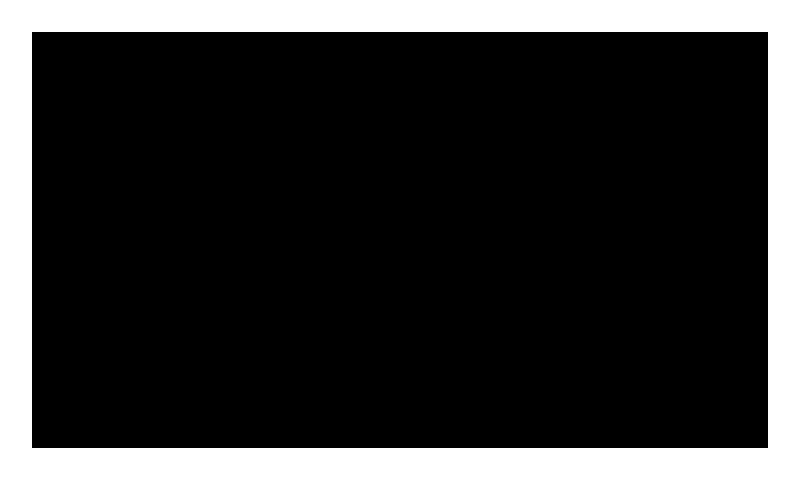

Below is a game level as drawn by its tile map, then a one-line description and the .tmx file that defines it, in full:
An orthogonal 25x15 tile map with 32x32 px tiles, 1 tile layer (Map).

<map version="1.0" orientation="orthogonal" renderorder="right-down" width="25" height="15" tilewidth="32" tileheight="32" nextobjectid="14">
 <tileset firstgid="1" name="Tileset" tilewidth="32" tileheight="32" tilecount="18">
  <image source="gfx/Tileset.png" width="192" height="96" />
 </tileset>
 <layer name="Map" width="25" height="15">
  <data>
   <tile gid="1" />
   <tile gid="1" />
   <tile gid="1" />
   <tile gid="1" />
   <tile gid="1" />
   <tile gid="1" />
   <tile gid="1" />
   <tile gid="1" />
   <tile gid="1" />
   <tile gid="1" />
   <tile gid="1" />
   <tile gid="1" />
   <tile gid="1" />
   <tile gid="1" />
   <tile gid="1" />
   <tile gid="1" />
   <tile gid="1" />
   <tile gid="1" />
   <tile gid="1" />
   <tile gid="1" />
   <tile gid="1" />
   <tile gid="1" />
   <tile gid="1" />
   <tile gid="1" />
   <tile gid="1" />
   <tile gid="1" />
   <tile gid="0" />
   <tile gid="0" />
   <tile gid="0" />
   <tile gid="0" />
   <tile gid="0" />
   <tile gid="0" />
   <tile gid="0" />
   <tile gid="0" />
   <tile gid="0" />
   <tile gid="0" />
   <tile gid="0" />
   <tile gid="0" />
   <tile gid="0" />
   <tile gid="0" />
   <tile gid="0" />
   <tile gid="0" />
   <tile gid="0" />
   <tile gid="0" />
   <tile gid="0" />
   <tile gid="0" />
   <tile gid="0" />
   <tile gid="0" />
   <tile gid="0" />
   <tile gid="1" />
   <tile gid="1" />
   <tile gid="0" />
   <tile gid="0" />
   <tile gid="0" />
   <tile gid="0" />
   <tile gid="0" />
   <tile gid="0" />
   <tile gid="0" />
   <tile gid="0" />
   <tile gid="0" />
   <tile gid="0" />
   <tile gid="0" />
   <tile gid="0" />
   <tile gid="0" />
   <tile gid="0" />
   <tile gid="0" />
   <tile gid="0" />
   <tile gid="0" />
   <tile gid="0" />
   <tile gid="0" />
   <tile gid="0" />
   <tile gid="0" />
   <tile gid="0" />
   <tile gid="0" />
   <tile gid="1" />
   <tile gid="1" />
   <tile gid="0" />
   <tile gid="0" />
   <tile gid="0" />
   <tile gid="0" />
   <tile gid="0" />
   <tile gid="0" />
   <tile gid="0" />
   <tile gid="0" />
   <tile gid="0" />
   <tile gid="0" />
   <tile gid="0" />
   <tile gid="0" />
   <tile gid="0" />
   <tile gid="0" />
   <tile gid="0" />
   <tile gid="0" />
   <tile gid="0" />
   <tile gid="0" />
   <tile gid="0" />
   <tile gid="0" />
   <tile gid="0" />
   <tile gid="0" />
   <tile gid="0" />
   <tile gid="1" />
   <tile gid="1" />
   <tile gid="0" />
   <tile gid="0" />
   <tile gid="0" />
   <tile gid="0" />
   <tile gid="0" />
   <tile gid="0" />
   <tile gid="0" />
   <tile gid="0" />
   <tile gid="0" />
   <tile gid="0" />
   <tile gid="0" />
   <tile gid="0" />
   <tile gid="0" />
   <tile gid="0" />
   <tile gid="0" />
   <tile gid="0" />
   <tile gid="0" />
   <tile gid="0" />
   <tile gid="0" />
   <tile gid="0" />
   <tile gid="0" />
   <tile gid="0" />
   <tile gid="0" />
   <tile gid="1" />
   <tile gid="1" />
   <tile gid="0" />
   <tile gid="0" />
   <tile gid="0" />
   <tile gid="0" />
   <tile gid="0" />
   <tile gid="0" />
   <tile gid="0" />
   <tile gid="0" />
   <tile gid="0" />
   <tile gid="0" />
   <tile gid="0" />
   <tile gid="0" />
   <tile gid="0" />
   <tile gid="0" />
   <tile gid="0" />
   <tile gid="0" />
   <tile gid="0" />
   <tile gid="0" />
   <tile gid="0" />
   <tile gid="0" />
   <tile gid="0" />
   <tile gid="0" />
   <tile gid="0" />
   <tile gid="1" />
   <tile gid="1" />
   <tile gid="0" />
   <tile gid="0" />
   <tile gid="0" />
   <tile gid="0" />
   <tile gid="0" />
   <tile gid="0" />
   <tile gid="0" />
   <tile gid="0" />
   <tile gid="0" />
   <tile gid="0" />
   <tile gid="0" />
   <tile gid="0" />
   <tile gid="0" />
   <tile gid="0" />
   <tile gid="0" />
   <tile gid="0" />
   <tile gid="0" />
   <tile gid="0" />
   <tile gid="0" />
   <tile gid="0" />
   <tile gid="0" />
   <tile gid="0" />
   <tile gid="0" />
   <tile gid="1" />
   <tile gid="1" />
   <tile gid="0" />
   <tile gid="0" />
   <tile gid="0" />
   <tile gid="0" />
   <tile gid="0" />
   <tile gid="0" />
   <tile gid="0" />
   <tile gid="0" />
   <tile gid="0" />
   <tile gid="0" />
   <tile gid="0" />
   <tile gid="0" />
   <tile gid="0" />
   <tile gid="0" />
   <tile gid="0" />
   <tile gid="0" />
   <tile gid="0" />
   <tile gid="0" />
   <tile gid="0" />
   <tile gid="0" />
   <tile gid="0" />
   <tile gid="0" />
   <tile gid="0" />
   <tile gid="1" />
   <tile gid="1" />
   <tile gid="0" />
   <tile gid="0" />
   <tile gid="0" />
   <tile gid="0" />
   <tile gid="0" />
   <tile gid="0" />
   <tile gid="0" />
   <tile gid="0" />
   <tile gid="0" />
   <tile gid="0" />
   <tile gid="0" />
   <tile gid="0" />
   <tile gid="0" />
   <tile gid="0" />
   <tile gid="0" />
   <tile gid="0" />
   <tile gid="0" />
   <tile gid="0" />
   <tile gid="0" />
   <tile gid="0" />
   <tile gid="0" />
   <tile gid="0" />
   <tile gid="0" />
   <tile gid="1" />
   <tile gid="1" />
   <tile gid="0" />
   <tile gid="0" />
   <tile gid="0" />
   <tile gid="0" />
   <tile gid="0" />
   <tile gid="0" />
   <tile gid="0" />
   <tile gid="0" />
   <tile gid="0" />
   <tile gid="0" />
   <tile gid="0" />
   <tile gid="0" />
   <tile gid="0" />
   <tile gid="0" />
   <tile gid="0" />
   <tile gid="0" />
   <tile gid="0" />
   <tile gid="0" />
   <tile gid="0" />
   <tile gid="0" />
   <tile gid="0" />
   <tile gid="0" />
   <tile gid="0" />
   <tile gid="1" />
   <tile gid="1" />
   <tile gid="0" />
   <tile gid="0" />
   <tile gid="0" />
   <tile gid="0" />
   <tile gid="0" />
   <tile gid="0" />
   <tile gid="0" />
   <tile gid="0" />
   <tile gid="0" />
   <tile gid="0" />
   <tile gid="0" />
   <tile gid="0" />
   <tile gid="0" />
   <tile gid="0" />
   <tile gid="0" />
   <tile gid="0" />
   <tile gid="0" />
   <tile gid="0" />
   <tile gid="0" />
   <tile gid="0" />
   <tile gid="0" />
   <tile gid="0" />
   <tile gid="0" />
   <tile gid="1" />
   <tile gid="1" />
   <tile gid="0" />
   <tile gid="0" />
   <tile gid="0" />
   <tile gid="0" />
   <tile gid="0" />
   <tile gid="0" />
   <tile gid="0" />
   <tile gid="0" />
   <tile gid="0" />
   <tile gid="0" />
   <tile gid="0" />
   <tile gid="0" />
   <tile gid="0" />
   <tile gid="0" />
   <tile gid="0" />
   <tile gid="0" />
   <tile gid="0" />
   <tile gid="0" />
   <tile gid="0" />
   <tile gid="0" />
   <tile gid="0" />
   <tile gid="0" />
   <tile gid="0" />
   <tile gid="1" />
   <tile gid="1" />
   <tile gid="0" />
   <tile gid="0" />
   <tile gid="0" />
   <tile gid="0" />
   <tile gid="0" />
   <tile gid="0" />
   <tile gid="0" />
   <tile gid="0" />
   <tile gid="0" />
   <tile gid="0" />
   <tile gid="0" />
   <tile gid="0" />
   <tile gid="0" />
   <tile gid="0" />
   <tile gid="0" />
   <tile gid="0" />
   <tile gid="0" />
   <tile gid="0" />
   <tile gid="0" />
   <tile gid="0" />
   <tile gid="0" />
   <tile gid="0" />
   <tile gid="0" />
   <tile gid="1" />
   <tile gid="1" />
   <tile gid="0" />
   <tile gid="0" />
   <tile gid="0" />
   <tile gid="0" />
   <tile gid="0" />
   <tile gid="0" />
   <tile gid="0" />
   <tile gid="0" />
   <tile gid="0" />
   <tile gid="0" />
   <tile gid="0" />
   <tile gid="0" />
   <tile gid="0" />
   <tile gid="0" />
   <tile gid="0" />
   <tile gid="0" />
   <tile gid="0" />
   <tile gid="0" />
   <tile gid="0" />
   <tile gid="0" />
   <tile gid="0" />
   <tile gid="0" />
   <tile gid="0" />
   <tile gid="1" />
   <tile gid="1" />
   <tile gid="1" />
   <tile gid="1" />
   <tile gid="1" />
   <tile gid="1" />
   <tile gid="1" />
   <tile gid="1" />
   <tile gid="1" />
   <tile gid="1" />
   <tile gid="1" />
   <tile gid="1" />
   <tile gid="1" />
   <tile gid="1" />
   <tile gid="1" />
   <tile gid="1" />
   <tile gid="1" />
   <tile gid="1" />
   <tile gid="1" />
   <tile gid="1" />
   <tile gid="1" />
   <tile gid="1" />
   <tile gid="1" />
   <tile gid="1" />
   <tile gid="1" />
   <tile gid="1" />
  </data>
 </layer>
 <objectgroup name="Pieces" />
</map>
